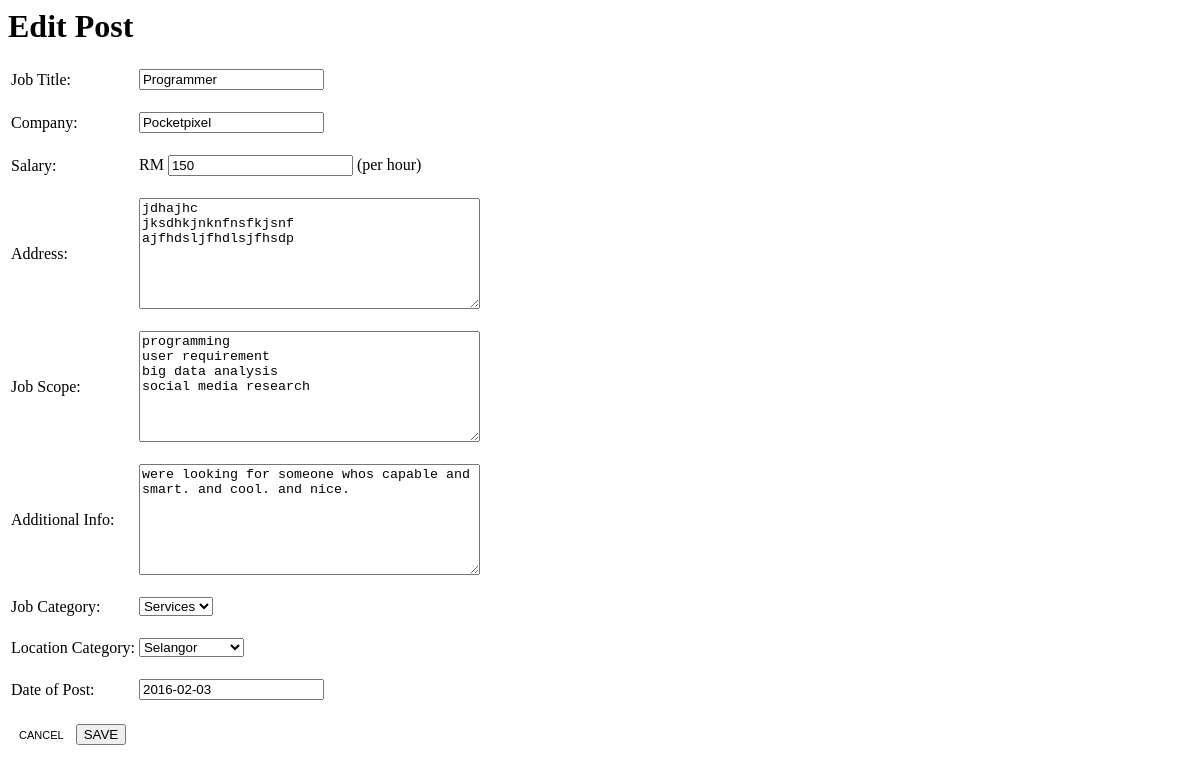
The page /updatepost.php?id=6 on the database its author committed.
### tables this page shows
CREATE TABLE `posts` (
  `work` varchar(50) DEFAULT NULL,
  `employer` varchar(50) DEFAULT NULL,
  `salary` int(11) DEFAULT NULL,
  `location` varchar(2000) DEFAULT NULL,
  `scope` varchar(2000) DEFAULT NULL,
  `addinfo` varchar(2000) DEFAULT NULL,
  `jobcat` varchar(100) DEFAULT NULL,
  `loccat` varchar(100) DEFAULT NULL,
  `date_posted` date DEFAULT NULL,
  `id` int(11) NOT NULL AUTO_INCREMENT,
  PRIMARY KEY (`id`)
);

### updatepost.php (the view, shortened to what this page needs)
<?php
include 'dbcon.php';
if(!isset($_POST['submitBtn'])){
	$sql = "SELECT * FROM posts WHERE id= $_GET[id]";
		if($result=mysqli_query($conn, $sql)){
			$postinfo=mysqli_fetch_array($result);
		}else{
			echo "Error: ". "<br>" . $sql . "<br>" . mysqli_error($conn);
		}
}
?>
<html>
<head>
    <link rel="stylesheet" type="text/css" href="main.css">
</head>
<body>
<form name="create-post" action="updatepost.php" method="post">
<h1>Edit Post</h1>
<table border="0">
    <tbody>
        <tr>
            <td>Job Title:<br><br></td>
            <td><input name="work" type="text" value="<?php echo $postinfo['work']; ?>"><br><br></td>
        </tr>
        <tr>
            <td>Company:<br><br></td>
            <td><input name="employer" type="text" value="<?php echo $postinfo['employer']; ?>"><br><br></td>
        </tr>
        <tr>
            <td>Salary:<br><br></td>
            <td>RM <input name="salary" type="text" value="<?php echo $postinfo['salary']; ?>"> (per hour)<br><br></td>
        </tr>
        <tr>
            <td>Address:<br><br></td>
            <td><textarea rows="7" cols="40" maxlength="2000" name="location"><?php echo $postinfo['location']; ?></textarea><br><br></td>
        </tr>
        <tr>
            <td>Job Scope:<br><br></td>
            <td><textarea rows="7" cols="40" maxlength="2000" name="scope"><?php echo $postinfo['scope']; ?></textarea><br><br></td>
        </tr>
        <tr>
            <td>Additional Info:<br><br></td>
            <td><textarea rows="7" cols="40" maxlength="2000" name="addinfo"><?php echo $postinfo['addinfo']; ?></textarea><br><br></td>
        </tr>
        <tr>
            <td>Job Category:<br><br></td>
            <td><select name="jobcat">
	            <option value="<?php echo $postinfo['jobcat']; ?>" selected><?php echo $postinfo['jobcat']; ?></option>
            </select><br><br></td>
        </tr>
        <tr>
            <td>Location Category:<br><br></td>
            <td><select name="loccat">
                <option value="<?php echo $postinfo['loccat']; ?>"><?php echo $postinfo['loccat']; ?></option>
            </select><br><br></td>
        </tr>
        <tr>
            <td>Date of Post:<br><br></td>
            <td><input name="date_posted" type="text" value="<?php echo $postinfo['date_posted']; ?>"><br><br></td>
        </tr>
    </tbody>
</table>
<table ="0">
    <tr>
        <td>
            <a class="cancelbtn" href="job-list.php">CANCEL</a>
            <form action="demo_form.asp" method="get">
                <input type="submit" name="submitBtn" value="SAVE">
            </form>
        </td>
    </tr>
</table>
</form>
</body>
</html>

### main.css (style rules this page uses)
a { text-decoration: none; }
.cancelbtn { appearance: button; -moz-appearance: button; -webkit-appearance: button; text-decoration: none; font: menu; color: ButtonText; display: inline-block; padding: 2px 8px; font-size: 11px; }

### rows shown on the page
posts: work "Programmer", employer "Pocketpixel", salary "150", location "jdhajhc jksdhkjnknfnsfkjsnf ajfhdsljfhdlsjfhsdp", scope "programming user requirement big data analysis social media research", addinfo "were looking for someone whos capable and smart. and cool. and nice.", jobcat "Services", loccat "Selangor", date_posted "2016-02-03"
